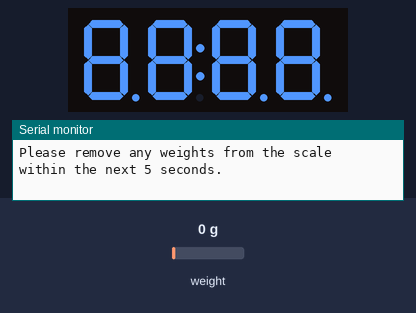
The sketch below on a simulated Arduino Uno, built with avr-gcc and run on an emulated ATmega328P. Shown: 4-digit seven-segment display, the last lines printed to the serial monitor. The inputs (shaded band) are chosen by the test bench; at power-on: weight on the scale 0 g. EEPROM starts erased.

Above: at 0.1 s.
At 25.0 s:
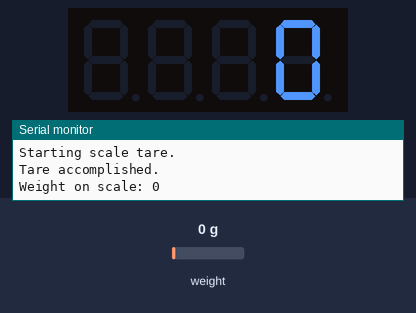

The sketch:

KitchenScaleCalibrationCode.ino
```cpp
// This code is to store the scale's calibration value to EEPROM

// Including the libraries
#include <Arduino.h>
#include "HX711.h"         //Including the library HX711
#include <EEPROM.h>        //Including the EEPROM library to save the calibration value
#include <TM1637Display.h> //Including the TM1637 display library

// HX711 wiring
#define LOADCELL_DOUT_PIN 5
#define LOADCELL_SCK_PIN 6
HX711 scale; // creating the scale object

// Display wiring
#define CLK_PIN 3
#define DIO_PIN 4
TM1637Display display(CLK_PIN, DIO_PIN);

const int knownWeight = 189; // modify this value to the weight of the object you will use for calibration. (As I don't have another scale to know weights of other objects I am using my phone).

const int calibValLenAddress = 0;  //storing length of the calibration value so Arduino knows how much we need to read in calibration code

const int calibValAddress = 1; // start value of the EEPROM memory address for storing the calibration value

const int displayBrightness = 5;

// defining the variable used for delay
const int oneSecDelay = 1000;
const int halfSecDelay = 500;
const int fiveSecLoop = 5;
const int tenSecLoop = 10;

void scaleCalibration(void)
{
  if (scale.is_ready())
  {
    scale.set_scale();
    Serial.println("Please remove any weights from the scale within the next 5 seconds.");
    delayDisplayLoop(fiveSecLoop); // running an animation on display for the next 5 seconds
    Serial.println("Starting scale tare.");
    scale.tare();
    Serial.println("Tare accomplished.");
    Serial.println("Please place the known weight on the scale within the next 10 seconds.");
    for (int i = 0; i < tenSecLoop; i++) // Waiting for the next ten seconds for the user to put the known weight on the scale
    {
      delay(oneSecDelay);
      Serial.println("Time left: " + String(tenSecLoop - i) + " seconds");
    }
    long reading = scale.get_units(10);    // taking the average of ten scale readings
    int calibVal = reading / knownWeight; // dividing the average scale reading with the known weight to find the calibration value and converting it to int
    scale.set_scale(calibVal);             // calibrating the scale

    Serial.println("Non-calibrated scale reading: " + String(reading));
    Serial.println("CalibValue: " + String(calibVal));

    //storing data to EEPROM
    String calibValForEEPROM = String(calibVal); // converting the calibration value to string to find it's length
    int calibValLength = calibValForEEPROM.length(); //finding length of calibration value

    EEPROM.update(calibValLenAddress, calibValLength);
    Serial.println("Calibration value length : " + String(calibValLength));

    for (int i = 0; i < calibValLength; i++) // going through each digit in calibration value and storing them to EEPROM
    {
      EEPROM.update(calibValAddress + i, calibValForEEPROM.substring(i, i + 1).toInt()); //reading subsections of the string calibValForEEPROM and storing them in EEPROM
    }

    //For printing the value written in EEPROM to confirm we have stored the right value
    int calibValRedLength = EEPROM.read(calibValLenAddress); //reading the length of calibration value
    Serial.println("Length of stored digits : " + String(calibValRedLength));

    String readVal = ""; //for reading digits from EEPROM and concatenating them
    for (int i = 0; i < calibValRedLength; i++) // Waiting for the next ten seconds for the user to put the known weight on the scale
    {
      readVal += EEPROM.read(calibValAddress + i);
    }
    int readValInt = readVal.toInt();

    if (EEPROM.read(calibValAddress) == 0) // if the first digit of stored EEPROM calibration digits is zero, it indicates a negative calibration value
    {
      readValInt = -readValInt;
    }

    Serial.println("Calibration value stored in EEPROM : " + String(readValInt));

    //continuing with the calibration process
    Serial.println("Please remove the weight from the scale within the next 5 seconds.");
    delayDisplayLoop(fiveSecLoop); // running an animation on display for the next 5 seconds

    Serial.println("Starting scale tare.");
    scale.tare();
    Serial.println("Tare accomplished.");
  }
  else
  {
    Serial.println("HX711 not found.");
  }
  delay(oneSecDelay);
}

void delayDisplayLoop(int delayTime)
{
  for (int i = 0; i < delayTime; i++)
  {
    display.setBrightness(displayBrightness);
    uint8_t data[] = {0xff, 0xff, 0xff, 0xff};
    display.setSegments(data);
    delay(halfSecDelay);
    display.clear();
    display.setBrightness(0); // Turn off the display
    delay(halfSecDelay);
    Serial.println("Time left: " + String(delayTime - i) + " seconds");
  }
  display.setBrightness(displayBrightness);
}

void setup()
{
  Serial.begin(57600); // make sure your serial monitor is set to the same baud rate.
  scale.begin(LOADCELL_DOUT_PIN, LOADCELL_SCK_PIN);
  display.setBrightness(displayBrightness);
  scaleCalibration(); // running the scale calibration function
}

void loop()
{
  String weightOnScale = String(scale.get_units(5), 1); // taking the average of five scale readings
  int weightOnDisplay = weightOnScale.toInt();          // converting the scale readings to an int value
  display.showNumberDecEx(weightOnDisplay, false); //displaying the scale readings on the display
  Serial.println("Weight on scale: " + String(weightOnDisplay));
  delay(halfSecDelay);
}
```
